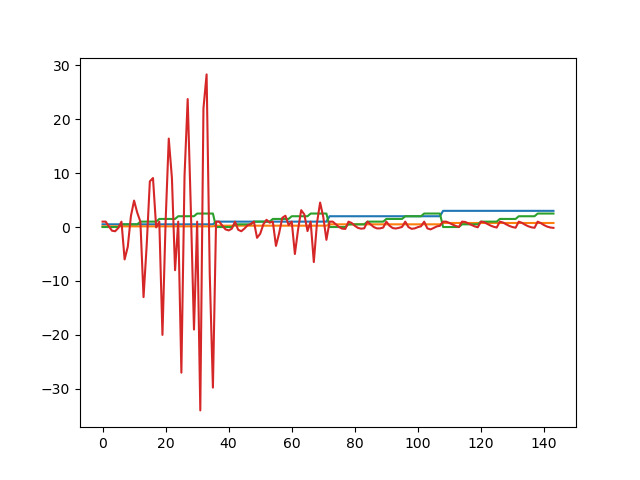

Python code for this plot:
#! /usr/bin/env python
#
import numpy as np
import matplotlib.pyplot as plt
import platform


def meixner(n, beta, c, x):

    # *****************************************************************************80
    #
    # MEIXNER evaluates Meixner polynomials at a point.
    #
    #  Licensing:
    #
    #    This code is distributed under the GNU LGPL license.
    #
    #  Modified:
    #
    #    23 February 2010
    #
    #  Author:
    #
    #    John Burkardt
    #
    #  Reference:
    #
    #    Walter Gautschi,
    #    Orthogonal Polynomials: Computation and Approximation,
    #    Oxford, 2004,
    #    ISBN: 0-19-850672-4,
    #    LC: QA404.5 G3555.
    #
    #  Parameters:
    #
    #    Input, integer N, the maximum order of the polynomial.
    #    N must be at least 0.
    #
    #    Input, real BETA, the Beta parameter.  0 < BETA.
    #
    #    Input, real C, the C parameter.  0 < C < 1.
    #
    #    Input, real X, the evaluation point.
    #
    #    Output, real VALUE(N+1), the value of the polynomials at X.
    #

    value = np.zeros(n + 1)

    if (beta <= 0.0):
        print('')
        print('MEIXNER - Fatal error!')
        print('  Parameter BETA must be positive.')

    if (c <= 0.0 or 1.0 <= c):
        print('')
        print('MEIXNER - Fatal error!')
        print('  Parameter C must be strictly between 0 and 1.')

    if (n < 0):
        print('')
        print('MEIXNER - Fatal error!')
        print('  Parameter N must be nonnegative.')

    value[0] = 1.0

    if (0 < n):

        value[1] = (c - 1.0) * x / beta / c + 1.0

        for i in range(1, n):
            value[i + 1] = (
                ((c - 1.0) * x + (1.0 + c) * float(i) + beta * c) * value[i]
                - float(i) * value[i - 1]
            ) / (float(i) + beta)

    return value


def meixner_test():

    # *****************************************************************************80
    #
    # MEIXNER_TEST tests MEIXNER.
    #
    #  Licensing:
    #
    #    This code is distributed under the GNU LGPL license.
    #
    #  Modified:
    #
    #    24 February 2015
    #
    #  Author:
    #
    #    John Burkardt
    #

    data = []
    test_num = 4
    beta_test = np.array([0.5, 1.0, 2.0, 3.0])
    c_test = np.array([0.125, 0.25, 0.5, 0.75])

    print('')
    print('MEIXNER_TEST:')
    print('  Python version: %s' % (platform.python_version()))
    print('  MEIXNER evaluates Meixner polynomials.')
    print('')
    print('       N      BETA         C         X        M(N,BETA,C,X)')

    for test in range(0, test_num):
        n = 5
        beta = beta_test[test]
        c = c_test[test]
        for j in range(0, 6):
            x = float(j) / 2.0
            value = meixner(n, beta, c, x)
            print('')
            for i in range(0, n + 1):
                print('  %8d  %8g  %8g  %8g  %14g' % (i, beta, c, x, value[i]))
                data.append([i, beta, c, x, value[i]])
    data = np.array(data)

    plt.figure()
    plt.plot(data[:, 1])
    plt.plot(data[:, 2])
    plt.plot(data[:, 3])
    plt.plot(data[:, 4])
    plt.savefig("./meixner.png")

    print('')
    print('MEIXNER_TEST')
    print('  Normal end of execution.')
    return


if (__name__ == '__main__'):
    from timestamp import timestamp
    timestamp()
    meixner_test()
    timestamp()
